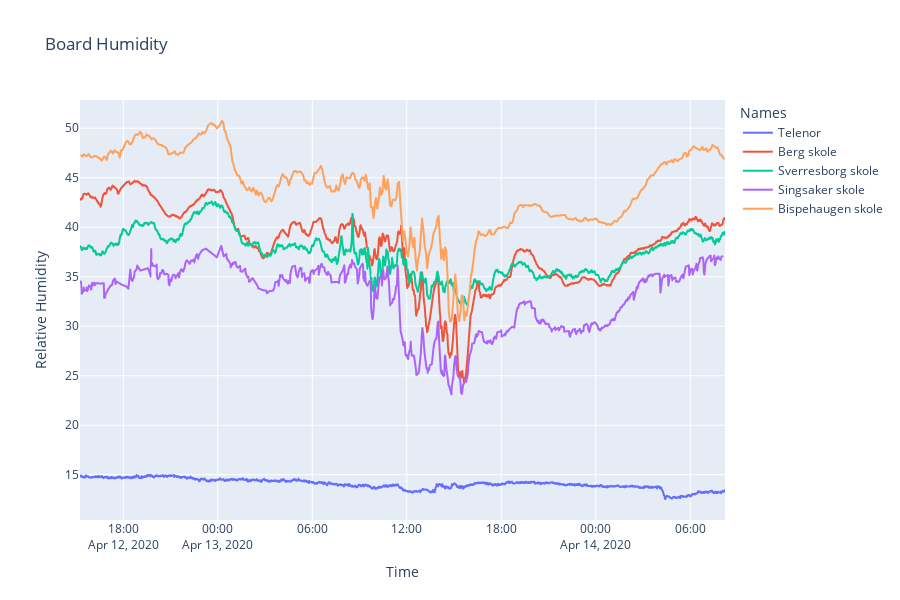

The cell this chart's notebook holds for it:
### Code cell
humid=full_table.loc[full_table['device_id'].isin(sensors)][46000:] #Data after 12 April was was more stable
#sen1 = full_table.loc[full_table['device_id'] == '17dh0cf43jg77j']

px.line(humid, x="Time", y="Relative Humidity", color='Names', title='Board Humidity', height=600)

### Figure 1 — Plotly figure (JSON) as saved in the notebook; plotly's stock layout.template omitted (floating-point values rounded to 4 significant figures; data arrays with more than 128 entries replaced by an {"elided": "..."} marker saying what was removed)
{"data": [{"hoverlabel": {"namelength": 0}, "hovertemplate": "Names=Telenor<br>Time=%{x}<br>Relative Humidity=%{y}", "legendgroup": "Telenor", "line": {"color": "#636efa", "dash": "solid"}, "mode": "lines", "name": "Telenor", "showlegend": true, "type": "scattergl", "x": {"elided": "1820 str values"}, "xaxis": "x", "y": {"elided": "1820 float values"}, "yaxis": "y"}, {"hoverlabel": {"namelength": 0}, "hovertemplate": "Names=Berg skole<br>Time=%{x}<br>Relative Humidity=%{y}", "legendgroup": "Berg skole", "line": {"color": "#EF553B", "dash": "solid"}, "mode": "lines", "name": "Berg skole", "showlegend": true, "type": "scattergl", "x": {"elided": "1778 str values"}, "xaxis": "x", "y": {"elided": "1778 float values"}, "yaxis": "y"}, {"hoverlabel": {"namelength": 0}, "hovertemplate": "Names=Sverresborg skole<br>Time=%{x}<br>Relative Humidity=%{y}", "legendgroup": "Sverresborg skole", "line": {"color": "#00cc96", "dash": "solid"}, "mode": "lines", "name": "Sverresborg skole", "showlegend": true, "type": "scattergl", "x": {"elided": "1807 str values"}, "xaxis": "x", "y": {"elided": "1807 float values"}, "yaxis": "y"}, {"hoverlabel": {"namelength": 0}, "hovertemplate": "Names=Singsaker skole<br>Time=%{x}<br>Relative Humidity=%{y}", "legendgroup": "Singsaker skole", "line": {"color": "#ab63fa", "dash": "solid"}, "mode": "lines", "name": "Singsaker skole", "showlegend": true, "type": "scattergl", "x": {"elided": "877 str values"}, "xaxis": "x", "y": {"elided": "877 float values"}, "yaxis": "y"}, {"hoverlabel": {"namelength": 0}, "hovertemplate": "Names=Bispehaugen skole<br>Time=%{x}<br>Relative Humidity=%{y}", "legendgroup": "Bispehaugen skole", "line": {"color": "#FFA15A", "dash": "solid"}, "mode": "lines", "name": "Bispehaugen skole", "showlegend": true, "type": "scattergl", "x": {"elided": "503 str values"}, "xaxis": "x", "y": {"elided": "503 float values"}, "yaxis": "y"}], "layout": {"height": 600, "legend": {"title": {"text": "Names"}, "tracegroupgap": 0}, "title": {"text": "Board Humidity"}, "xaxis": {"anchor": "y", "domain": [0, 1], "title": {"text": "Time"}}, "yaxis": {"anchor": "x", "domain": [0, 1], "title": {"text": "Relative Humidity"}}}}
